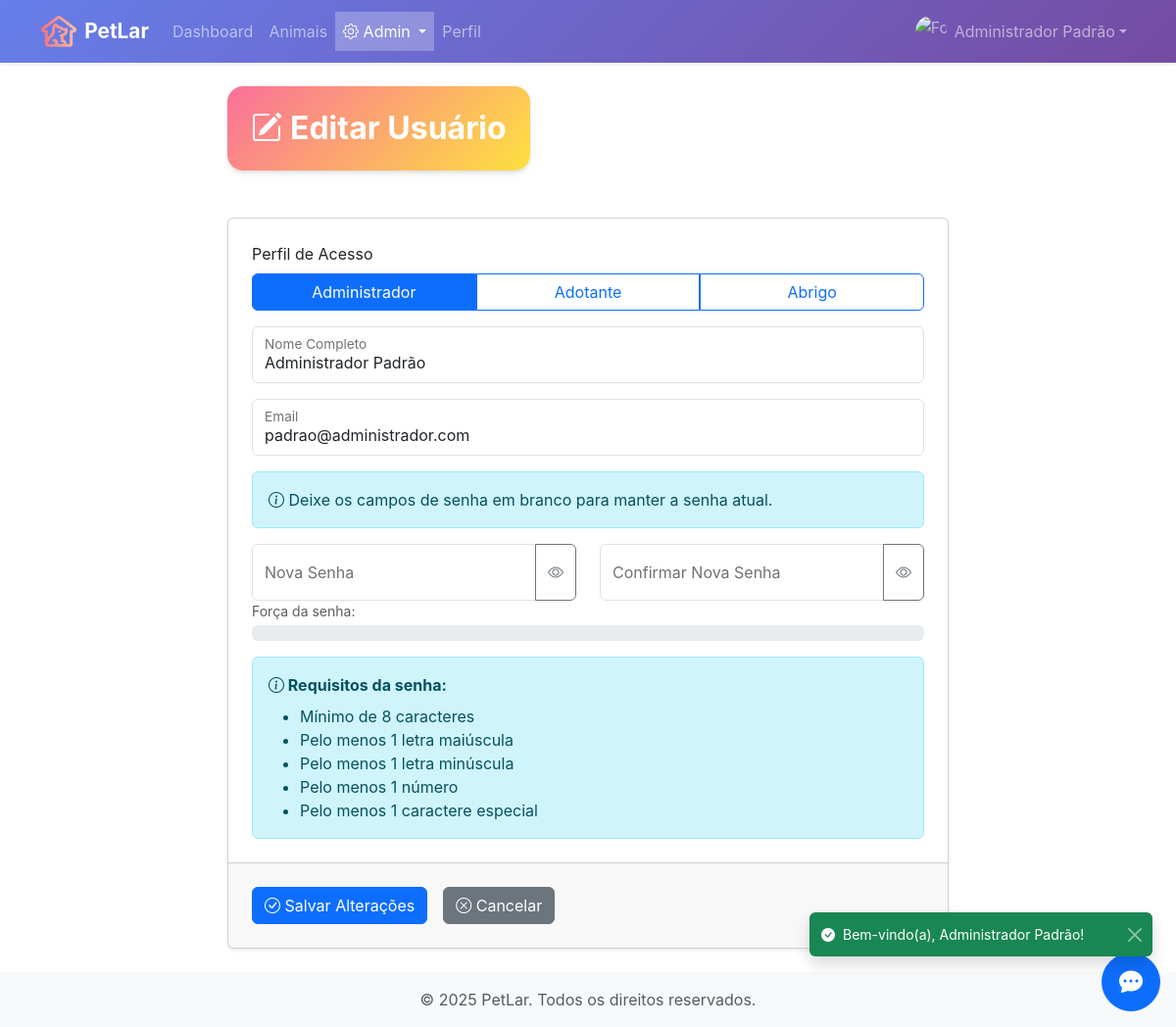
Screenshot of /admin/usuarios/editar/1 (signed in) with the database file from the repository.
### tables this page shows
CREATE TABLE usuario (
    id INTEGER PRIMARY KEY AUTOINCREMENT,
    nome TEXT NOT NULL,
    email TEXT UNIQUE NOT NULL,
    senha TEXT NOT NULL,
    perfil TEXT NOT NULL,
    data_nascimento TEXT,
    numero_documento TEXT,
    telefone TEXT,
    confirmado INTEGER DEFAULT 0,
    token_redefinicao TEXT,
    data_token TEXT,
    data_cadastro DATETIME DEFAULT CURRENT_TIMESTAMP
);

### routes/admin_usuarios_routes.py (the view)
@router.get("/editar/{id}")
@requer_autenticacao([Perfil.ADMIN.value])
async def get_editar(request: Request, id: int, usuario_logado: Optional[UsuarioLogado] = None):
    if not usuario_logado:
        return RedirectResponse(url="/login", status_code=status.HTTP_302_FOUND)
    usuario = obter_ou_404(
        usuario_repo.obter_por_id(id),
        request,
        "Usuário não encontrado",
        "/admin/usuarios/listar"
    )
    if isinstance(usuario, RedirectResponse):
        return usuario
    dados_usuario = usuario.__dict__.copy()
    dados_usuario.pop('senha', None)
    perfis = Perfil.valores()
    return templates.TemplateResponse(
        "admin/usuarios/editar.html",
        {
            "request": request,
            "usuario": usuario,
            "dados": dados_usuario,
            "perfis": perfis,
            "usuario_logado": usuario_logado,
        }
    )

### templates/admin/usuarios/editar.html (shortened to what this page needs)
{% extends "base_privada.html" %}
{% from "macros/form_fields.html" import field with context %}
{% block content %}
<div class="row justify-content-center">
    <div class="col-lg-8">
        <div class="d-flex align-items-center mb-4">
        <div class="card card-modern border-0 overflow-hidden mb-4">
            <div class="bg-gradient-sunset text-white p-4">
                <h2 class="fw-bold mb-0">
                    <i class="bi bi-pencil-square me-2"></i>Editar Usuário
                </h2>
            </div>
        </div>
        </div>
        <div class="card shadow-sm">
            <form method="POST" action="/admin/usuarios/editar/{{ dados.id if dados.id is defined else usuario.id }}">
                <div class="card-body p-4">
                    <div class="row">
                        <div class="col-12 mb-3">
                            {% set perfis_dict = {} %}
                            {% for perfil in perfis %}
                            {% set _ = perfis_dict.update({perfil: perfil}) %}
                            {% endfor %}
                            {{ field(name='perfil', label='Perfil de Acesso', type='radio', required=true,
                            radio_style='buttons', options=perfis_dict, value=dados.perfil) }}
                        </div>
                        <div class="col-12 mb-3">
                            {{ field(name='nome', label='Nome Completo', type='text', required=true,
                            value=dados.nome) }}
                        </div>
                        <div class="col-12 mb-3">
                            {{ field(name='email', label='Email', type='email', required=true,
                            value=dados.email) }}
                        </div>
                        <div class="col-12">
                            <div class="alert alert-info">
                                <i class="bi bi-info-circle"></i>
                                Deixe os campos de senha em branco para manter a senha atual.
                            </div>
                        </div>
                        <div class="col-md-6 mb-3 mb-md-0">
                            {{ field(name='senha', label='Nova Senha', type='password',
                            append_icon='bi-eye', append_button_onclick="alternarVisibilidadeSenha('senha')",
                            attributes={'minlength': 8}) }}
                        </div>
                        <div class="col-md-6 mb-1 mb-md-0">
                            {{ field(name='confirma_senha', label='Confirmar Nova Senha', type='password',
                            append_icon='bi-eye', append_button_onclick="alternarVisibilidadeSenha('confirma_senha')",
                            attributes={'minlength': 8}) }}
                        </div>
                        <div class="col-12 mb-0">
                            {% set show_special = true %}
                            {% include 'components/indicador_senha.html' %}
                        </div>
                    </div>
                </div>
                <div class="card-footer p-4">
                    <div class="d-flex gap-3">
                        <button type="submit" class="btn btn-primary">
                            <i class="bi bi-check-circle"></i> Salvar Alterações
                        </button>
                        <a href="/admin/usuarios/listar" class="btn btn-secondary">
                            <i class="bi bi-x-circle"></i> Cancelar
                        </a>
                    </div>
                </div>
            </form>
        </div>
    </div>
</div>
{% endblock %}

### templates/macros/form_fields.html (shortened to what this page needs)
{% set field_id = id or name %}
{% set field_error = erros[name] if erros is defined and name in erros else none %}
{% set field_value = value if value is not none else (dados[name] if dados is defined and name in dados else '') %}
{% set field_placeholder = placeholder or label %}
{% set has_error = field_error is not none %}
{% set extra_attrs = attributes or {} %}
{% set floating_types = ['text', 'email', 'password', 'tel', 'url', 'search', 'number',
'date', 'time', 'datetime-local', 'month', 'week', 'color', 'file'] %}
{% if type == 'hidden' %}
<input type="hidden" id="{{ field_id }}" name="{{ name }}" value="{{ field_value }}">
{% elif type == 'radio' %}
<div class="{{ wrapper_class }}">
    {% if radio_style == 'buttons' %}
    {% if label %}
    <label class="form-label">{{ label }}</label>
    {% endif %}
    <div class="btn-group-responsive w-100" role="group">
        {% for option_value, option_label in options.items() %}
        {% if radio_icons and option_value in radio_icons %}
        <label class="btn btn-outline-primary d-flex flex-column align-items-center py-2"
            for="{{ field_id }}_{{ option_value }}">
            <i class="bi {{ radio_icons[option_value] }} fs-1 mb-0"></i>
            <span>{{ option_label }}</span>
        </label>
        {% else %}
        <label class="btn btn-outline-primary" for="{{ field_id }}_{{ option_value }}">
            {{ option_label }}
        </label>
        {% endif %}
        {% endfor %}
    </div>
    {% endif %}
</div>
{% elif append_icon %}
<div class="{{ wrapper_class }}">
    <div class="input-group">
        <div class="form-floating">
            <input type="{{ type }}" class="form-control {{ class_extra }} {% if has_error %}is-invalid{% endif %}"
                id="{{ field_id }}" name="{{ name }}" value="{{ field_value }}" placeholder="{{ field_placeholder }}"  {% if autofocus %}autofocus{% endif %} {% for attr, attr_value in extra_attrs.items() %}{{ attr
                }}="{{ attr_value }}" {% endfor %}>
            <label for="{{ field_id }}">{{ label }}</label>
        </div>
        <button class="btn btn-outline-secondary" type="button" onclick="{{ append_button_onclick }}">
            <i class="bi {{ append_icon }}"></i>
        </button>
    </div>
</div>
{% elif type in floating_types %}
<div class="{{ wrapper_class }}">
    <div class="form-floating">
        <input type="{{ type }}" class="form-control {{ class_extra }} {% if has_error %}is-invalid{% endif %}"
            id="{{ field_id }}" name="{{ name }}" value="{{ field_value }}" placeholder="{{ field_placeholder }}"  {% if readonly %}readonly{% endif %} {% if required %}required{% endif %} >
        <label for="{{ field_id }}">{{ label }}</label>
    </div>
</div>
{% else %}
<div class="{{ wrapper_class }}">
    <div class="alert alert-warning" role="alert">
        <i class="bi bi-exclamation-triangle"></i> Tipo de campo '{{ type }}' não suportado pela macro field().
    </div>
</div>
{% endif %}

### templates/components/navbar_user_dropdown.html (shortened to what this page needs)
<li class="nav-item dropdown">
    <a class="nav-link dropdown-toggle d-flex align-items-center" href="#" role="button" data-bs-toggle="dropdown">
        <img src="/static/img/usuarios/{{ '%06d' % request.session.get('usuario_logado')['id'] }}.jpg"
             alt="Foto do usuário"
             class="rounded-circle me-2 object-fit-cover"
             width="32"
             height="32"
             onerror="this.src='/static/img/user.jpg'">
        {{ request.session.get('usuario_logado')['nome'] }}
    </a>
</li>

### static/css/custom.css (style rules this page uses)
:root { --petlar-primary: #6366f1; --petlar-primary-dark: #4f46e5; --petlar-secondary: #ec4899; --petlar-accent: #f97316; --petlar-success: #10b981; --petlar-warning: #f59e0b; --petlar-danger: #ef4444; --petlar-info: #06b6d4; --gradient-primary: linear-gradient(135deg, #667eea 0%, #764ba2 100%); --gradient-warm: linear-gradient(135deg, #f093fb 0%, #f5576c 100%); --gradient-sunset: linear-gradient(135deg, #fa709a 0%, #fee140 100%); --gradient-ocean: linear-gradient(135deg, #4facfe 0%, #00f2fe 100%); --gradient-forest: linear-gradient(135deg, #11998e 0%, #38ef7d 100%); --gradient-hero: linear-gradient(135deg, #667eea 0%, #764ba2 50%, #f093fb 100%); --shadow-sm: 0 1px 2px 0 rgb(0 0 0 / 0.05); --shadow-md: 0 4px 6px -1px rgb(0 0 0 / 0.1), 0 2px 4px -2px rgb(0 0 0 / 0.1); --shadow-lg: 0 10px 15px -3px rgb(0 0 0 / 0.1), 0 4px 6px -4px rgb(0 0 0 / 0.1); --shadow-xl: 0 20px 25px -5px rgb(0 0 0 / 0.1), 0 8px 10px -6px rgb(0 0 0 / 0.1); --shadow-2xl: 0 25px 50px -12px rgb(0 0 0 / 0.25); --shadow-colored: 0 10px 40px -10px rgba(102, 126, 234, 0.5); --radius-sm: 0.375rem; --radius-md: 0.5rem; --radius-lg: 0.75rem; --radius-xl: 1rem; --radius-2xl: 1.5rem; --radius-full: 9999px; --transition-fast: 150ms cubic-bezier(0.4, 0, 0.2, 1); --transition-normal: 300ms cubic-bezier(0.4, 0, 0.2, 1); --transition-slow: 500ms cubic-bezier(0.4, 0, 0.2, 1); --primary-color: #0d6efd; --secondary-color: #6c757d; --success-color: #198754; --danger-color: #dc3545; --warning-color: #ffc107; --info-color: #0dcaf0; --light-color: #f8f9fa; --dark-color: #212529; }
body { font-family: 'Inter', -apple-system, BlinkMacSystemFont, 'Segoe UI', Roboto, sans-serif; -webkit-font-smoothing: antialiased; -moz-osx-font-smoothing: grayscale; }
html { scroll-behavior: smooth; }
.card-modern { border: none; border-radius: var(--radius-xl); box-shadow: var(--shadow-md); transition: all var(--transition-normal); overflow: hidden; }
.bg-gradient-sunset { background: var(--gradient-sunset); }
.btn-group-responsive { display: flex; flex-direction: column; width: 100%; }
.btn-group-responsive > .btn, .btn-group-responsive > .btn-check + .btn { border-radius: 0; }
.btn-group-responsive > .btn:first-of-type, .btn-group-responsive > .btn-check:first-of-type + .btn { border-top-left-radius: var(--bs-btn-border-radius); border-top-right-radius: var(--bs-btn-border-radius); }
.btn-group-responsive > .btn:last-of-type, .btn-group-responsive > .btn-check:last-of-type + .btn { border-bottom-left-radius: var(--bs-btn-border-radius); border-bottom-right-radius: var(--bs-btn-border-radius); }
@media (min-width: 576px) { .btn-group-responsive { flex-direction: row; } }
@media (min-width: 576px) { .btn-group-responsive > .btn, .btn-group-responsive > .btn-check + .btn { border-radius: 0; flex: 1; } }
@media (min-width: 576px) { .btn-group-responsive > .btn:first-of-type, .btn-group-responsive > .btn-check:first-of-type + .btn { border-top-left-radius: var(--bs-btn-border-radius); border-bottom-left-radius: var(--bs-btn-border-radius); border-top-right-radius: 0; } }
@media (min-width: 576px) { .btn-group-responsive > .btn:last-of-type, .btn-group-responsive > .btn-check:last-of-type + .btn { border-top-right-radius: var(--bs-btn-border-radius); border-bottom-right-radius: var(--bs-btn-border-radius); border-bottom-left-radius: 0; } }

### templates/base_privada.html (style rules this page uses)
.navbar .dropdown { position: relative; z-index: 1001; }

### rows the page displays
usuario: session "Administrador Padrão", nome "Administrador Padrão", email "padrao@administrador.com"

### other values shown
{{ APP_NAME }} "PetLar"
{{ label }} "Perfil de Acesso"
{{ option_label }} "Administrador" "Adotante" "Abrigo"
